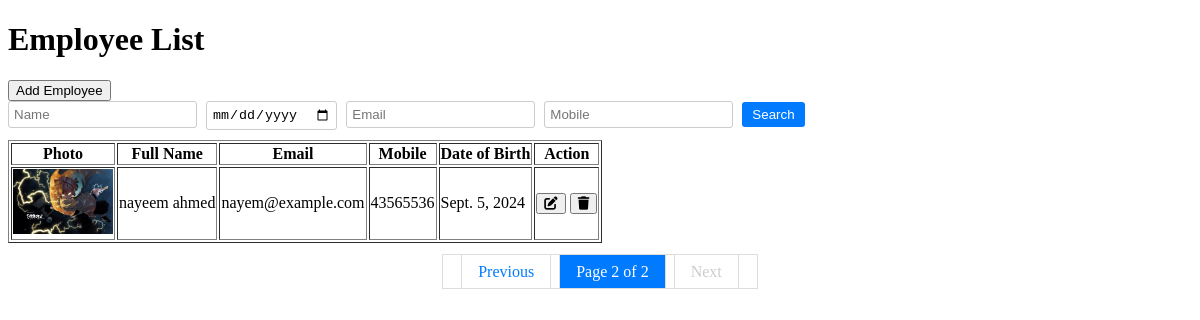
The page /read/?page=2 on the database its author committed.
### Employee/models.py (models this page shows, shortened)
class Employee(models.Model):
    first_name = models.CharField(max_length=100)
    last_name = models.CharField(max_length=100)
    email = models.EmailField(unique=True)
    mobile = models.CharField(max_length=15)
    date_of_birth = models.DateField()
    profile_picture = models.ImageField(upload_to='pictures', blank=True, null=True)

### Employee/views.py (the view)
# urls.py: path("read/", read),
def read(request):
    obj_e = Employee.objects.all()
    search = request.GET
    if search:
        name = request.GET.get('name', '')
        date_of_birth = request.GET.get('date_of_birth', '')
        email = request.GET.get('email', '')
        mobile = request.GET.get('mobile', '')
        obj_e = search_employees(name, date_of_birth, email, mobile)
    paginator = Paginator(obj_e, 10)  # Show 10 employees per page
    page_number = request.GET.get('page', 1)
    page_obj = paginator.get_page(page_number)
    return render(request, 'display.html', context = {'emp': page_obj , 'search': request.GET})

### Employee/views.py (called while the page is built)
def search_employees(name='', date_of_birth='', email='', mobile=''):
    query = Q()
    if name:
        query &= Q(first_name__icontains=name) | Q(last_name__icontains=name)
    if date_of_birth:
        query &= Q(date_of_birth=date_of_birth)
    if email:
        query &= Q(email__icontains=email)
    if mobile:
        query &= Q(mobile__exact=mobile)
    employees = Employee.objects.filter(query)
    return employees

### Employee/templates/display.html (shortened to what this page needs)
<!DOCTYPE html>
<html lang="en">
<head>
    <link rel="stylesheet" href="https://cdnjs.cloudflare.com/ajax/libs/font-awesome/6.4.0/css/all.min.css">
</head>
<body>
    <h1>Employee List</h1>
    <button onclick="location.href='/add_employee/'">Add Employee</button>
    <form class="search-container" action="/read/" method="GET">
        <input type="text" name="name" placeholder="Name" value="{{ request.GET.name }}">
        <input type="date" name="date_of_birth" value="{{ request.GET.date_of_birth }}">
        <input type="text" name="email" placeholder="Email" value="{{ request.GET.email }}">
        <input type="text" name="mobile" placeholder="Mobile" value="{{ request.GET.mobile }}">
        <button type="submit">Search</button>
    </form>
    <table border="1">
        <thead>
            <tr>
                <th>Photo</th>
                <th>Full Name</th>
                <th>Email</th>
                <th>Mobile</th>
                <th>Date of Birth</th>
                <th>Action</th>
            </tr>
        </thead>
        <tbody>
            {% for employee in emp %}
            <tr>
                <td>
                    {% if employee.profile_picture %}
                        <img src="{{ employee.profile_picture.url }}" alt="{{ employee.full_name }}" width="100">
                    {% else %}
                        No picture available
                    {% endif %}
                </td>
                <td>{{ employee.first_name }} {{ employee.last_name }}</td>
                <td>{{ employee.email }}</td>
                <td>{{ employee.mobile }}</td>
                <td>{{ employee.date_of_birth }}</td>
                <td>
                    <button onclick="window.location.href='{% url 'edit_employee' employee.id %}';">
                        <i class="fas fa-edit" aria-hidden="true"></i>
                    </button>
                    <button onclick="confirmDelete(event, {{ employee.id }})">
                        <i class="fas fa-trash" aria-hidden="true"></i>
                    </button>
                </td>
            </tr>
            {% empty %}
            <tr>
                <td colspan="6">No employees found</td>
            </tr>
            {% endfor %}
        </tbody>
    </table>
    <div class="pagination">
        <span class="step-links">
            {% if emp.has_previous %}
                <a href="?{% if request.GET.urlencode %}{{ request.GET.urlencode }}&{% endif %}page={{ emp.previous_page_number }}">Previous</a>
            {% else %}
                <span class="disabled">Previous</span>
            {% endif %}
            <span class="current">Page {{ emp.number }} of {{ emp.paginator.num_pages }}</span>
            {% if emp.has_next %}
                <a href="?{% if request.GET.urlencode %}{{ request.GET.urlencode }}&{% endif %}page={{ emp.next_page_number }}">Next</a>
            {% else %}
                <span class="disabled">Next</span>
            {% endif %}
        </span>
    </div>
</body>
</html>

### Employee/templates/display.html (style rules this page uses)
.search-container { margin-bottom: 10px; }
.search-container input { padding: 5px; margin-right: 5px; border: 1px solid #ccc; border-radius: 3px; }
.search-container button { padding: 5px 10px; background-color: #007BFF; color: white; border: none; border-radius: 3px; cursor: pointer; }
.pagination { margin-top: 20px; text-align: center; }
.pagination a, .pagination span { padding: 8px 16px; border: 1px solid #ddd; margin: 0 2px; text-decoration: none; color: #007BFF; }
.pagination .current { background-color: #007BFF; color: white; }
.pagination .disabled { color: #ccc; pointer-events: none; }

### rows shown on the page
Employee: profile_picture (picture), first_name "nayeem", last_name "ahmed", email "nayem@example.com", mobile "43565536", date_of_birth "Sept. 5, 2024"

### other values the page prints
{{ emp.number }} "2"
{{ emp.paginator.num_pages }} "2"
